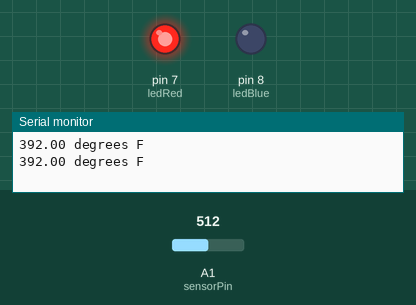
Simulated run of this sketch. Board: Arduino Uno, built with avr-gcc and run on an emulated ATmega328P. Parts: output pins drawn as LEDs (lit = HIGH), the last lines printed to the serial monitor. Inputs (shaded band) come from the test bench; at power-on: A1 (sensorPin) = 512.

Above: at 1.8 s.
1.9 s: A1 (sensorPin) set to 174
3.4 s: A1 (sensorPin) set to 140
At 4.6 s:
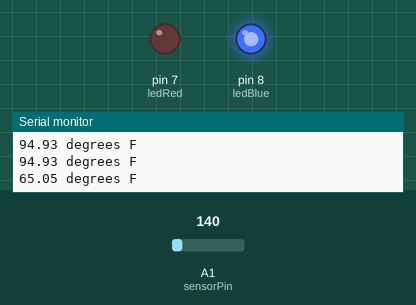
5.5 s: A1 (sensorPin) set to 306
At 7.2 s:
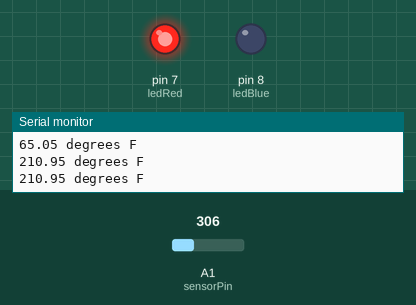
7.5 s: A1 (sensorPin) set to 122
At 8.9 s:
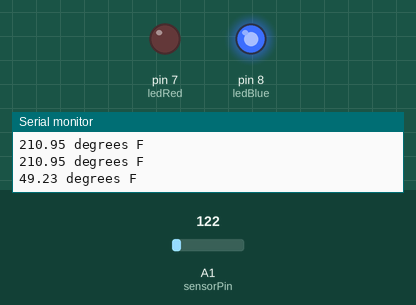
Timing chart, 0 to 10.5 s (numbered marks = the images above; inputs shaded):
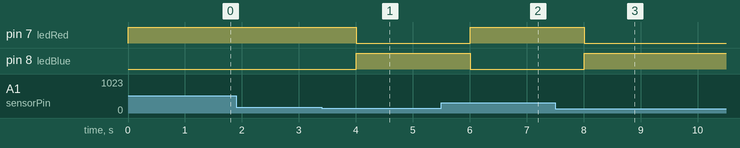

Measured:
- the behaviour switches between 158 and 157 on A1 (sensorPin) (found by bisection; images 0 and 1)
- after the input at 3.4 s, pin 7 (ledRed): HIGH → LOW after 0.60 s; pin 8 (ledBlue): LOW → HIGH after 0.60 s
- after the input at 5.5 s, pin 7 (ledRed): LOW → HIGH after 0.51 s; pin 8 (ledBlue): HIGH → LOW after 0.51 s
- after the input at 7.5 s, pin 7 (ledRed): HIGH → LOW after 0.51 s; pin 8 (ledBlue): LOW → HIGH after 0.51 s

The sketch:

Temp_Sensor.ino
```cpp
// DECLARE VARS //

    int sensorPin = A1; // analog input pin
    int ledRed = 7;
    int ledBlue = 8;

    void setup()
    {
      Serial.begin(9600);  //Start the serial connection with the computer
                           //to view the result open the serial monitor
      pinMode(ledRed, OUTPUT);
      pinMode(ledBlue, OUTPUT);
    }

    void loop()
    {
     int reading = analogRead(sensorPin);  // read data from transistor

     float voltage = reading * 5.0;        // turn signal to voltage
     voltage /= 1024.0;

     float temperatureC = (voltage - 0.5) * 100 ;                    // converting from 10 mv per degree with 500 mV offset
                                                                     // to degrees ((voltage - 500mV) times 100)

     float temperatureF = (temperatureC * 9.0 / 5.0) + 32.0;         // convert to Fahrenheit
     Serial.print(temperatureF); Serial.println(" degrees F\n");
     if (temperatureF > 80.0){
      digitalWrite(ledRed, HIGH);
      digitalWrite(ledBlue, LOW);
     }

     if (temperatureF < 80.0){
      digitalWrite(ledRed, LOW);
      digitalWrite(ledBlue, HIGH);
     }

     delay(1000); //waiting a second
    }
```
